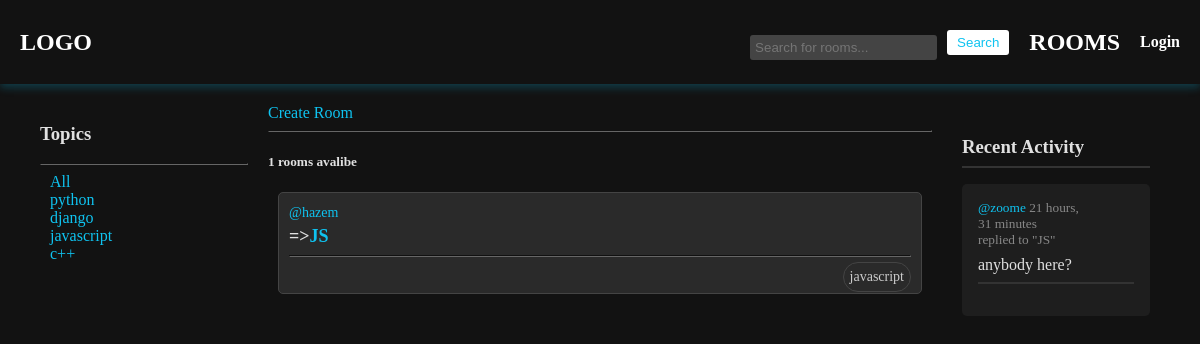
Page /rooms/?q=javascript on the committed database.
### app/models.py (models this page shows, shortened)
class Topic(models.Model):
    name = models.CharField(max_length=200)

class Room(models.Model):
    host = models.ForeignKey(User, on_delete=models.SET_NULL, null=True)
    topic = models.ForeignKey(Topic, on_delete=models.SET_NULL, null=True)
    name = models.CharField(max_length=200)
    description = models.TextField(null=True)
    participants = models.ManyToManyField(User, related_name="participants", blank=True)
    created = models.DateTimeField(auto_now_add=True)
    updated = models.DateTimeField(auto_now=True)
    class Meta:
        ordering = ['-updated', '-created']
    def __str__(self):
        return self.name

class User(AbstractUser):
    name = models.CharField(max_length=200, null=True)
    email = models.EmailField(unique=True)
    bio = models.TextField(null=True)
    avatar = models.ImageField(default="profile.png")
    USERNAME_FIELD = 'username'
    REQUIRED_FIELDS = []

class Message(models.Model):
    user = models.ForeignKey(User, on_delete=models.CASCADE)
    room = models.ForeignKey(Room, on_delete=models.CASCADE)
    body = models.TextField()
    created = models.DateTimeField(auto_now_add=True)
    updated = models.DateTimeField(auto_now=True)
    class Meta:
        ordering = ['-updated', '-created']

### app/views.py (the view)
# urls.py: path('rooms/', views.getRooms),
def rooms(request):
    q = request.GET.get('q')
    if q:
        contact = Room.objects.filter(
            Q(topic__name__contains=q) |
            Q(name__contains=q) |
            Q(description__contains=q)
        )
        if not contact:
            return render(request, 'room.html', {'room': None})
        room_messages = Message.objects.filter(
            Q(room__topic__name__contains=q)
        )
    else:
        contact = Room.objects.all()
        room_messages = Message.objects.filter(
            Q(room__topic__name__contains='')
        )
    rooms_count = contact.count()
    topics = Topic.objects.all()
    return render(request, 'rooms.html', {'rooms': contact, 'topics': topics, 'rooms_count': rooms_count, 'room_messages': room_messages})

### templates/rooms.html (shortened to what this page needs)
{% extends 'main.html' %}
{% block body %}
<div class="container">
    <div>
        {% include 'topic_component.html' %}
    </div>
    <div>
        <a href="/create-room">Create Room</a>
        <hr>
        <h5> {{rooms_count}} rooms avalibe</h5>
        {% include 'feed_component.html' %}
    </div>
    <div>
        {% include 'activity_component.html' %}
    </div>
</div>
{% endblock body %}

### templates/topic_component.html
<h3>Topics</h3>
<hr>
<div>
    <a href="/rooms">All</a>
</div>
{% for topic in topics %}
    <div>
        <a href="/rooms/?q={{topic.name}}">{{topic.name}}</a>
    </div>
{% endfor %}

### templates/feed_component.html (shortened to what this page needs)
<div class="room-list" style="text-align: initial;">
    {% for room in rooms %}
        <div class="room-item">
            <a href="/profile/{{room.host.id}}" class="host-link">@{{room.host.username}}</a>
            <h5 class="room-title">
                =><a href="/room/{{room.id}}" class="room-link">{{room.name}}</a>
            </h5>
            <hr>
            <small class="room-topic">{{room.topic.name}}</small>
            <br>
        </div>
    {% endfor %}
</div>

### templates/activity_component.html (shortened to what this page needs)
<div class="recent-activity">
<h3>Recent Activity</h3>
<hr>
{% for message in room_messages %}
<div>
    <small><a href="/profile/{{message.user.id}}">@{{message.user}}</a> {{message.created|timesince}} </small>
    <small>replied to "{{message.room}}"</small>
    <p>{{message.body}}</p>
    <hr>
</div>
{% endfor %}
</div>

### static/styles/main.css (style rules this page uses)
body { font-family: Arial, sans-serif; margin: 0; padding: 0; background-color: #121212; color: #E0E0E0 ; font-family: cursive; }
div { padding: 0 10px 0 10px; }
a { color: #0fc3f0; text-decoration: none; }
.recent-activity { margin-top: 2rem; }
.recent-activity h3 { margin-bottom: 0.5rem; }
.recent-activity hr { border: 1px solid #333333; margin-bottom: 1rem; }
.recent-activity div { padding: 1rem; background-color: #1E1E1E; border-radius: 5px; margin-bottom: 1rem; }
.recent-activity small { display: block; color: #888888; }
.recent-activity a { color: #0fc3f0; }
.recent-activity p { color: #E0E0E0; margin: 0.5rem 0; }
hr { border-color: #666; }
.room-list { margin-top: 20px; }
.room-item { padding: 10px; border: 1px solid #444; border-radius: 5px; margin-bottom: 10px; background-color: #2a2a2a; }
.host-link { font-size: 14px; text-decoration: none; }
.room-title { font-size: 18px; margin: 5px 0; }
.room-link { text-decoration: none; }
.room-topic { float: right; font-size: 14px; color: #ccc; border: 1px solid #444; border-radius: 20px; margin-top: -3px; padding: 6px; background-color: #2a2a2a00; }

### templates/rooms.html (style rules this page uses)
.container { display: grid; grid-template-columns: 1fr 3fr 1fr; }

### rows in the picture
Topic: name "python"
Topic: name "django"
Topic: name "javascript"
Topic: name "c++"
Room: host.username "hazem", name "JS", topic.name "javascript"
Message: user "zoome", created "21 hours, 31 minutes", room "JS", body "anybody here?"

### other values in the picture
{{ rooms_count }} "1"
